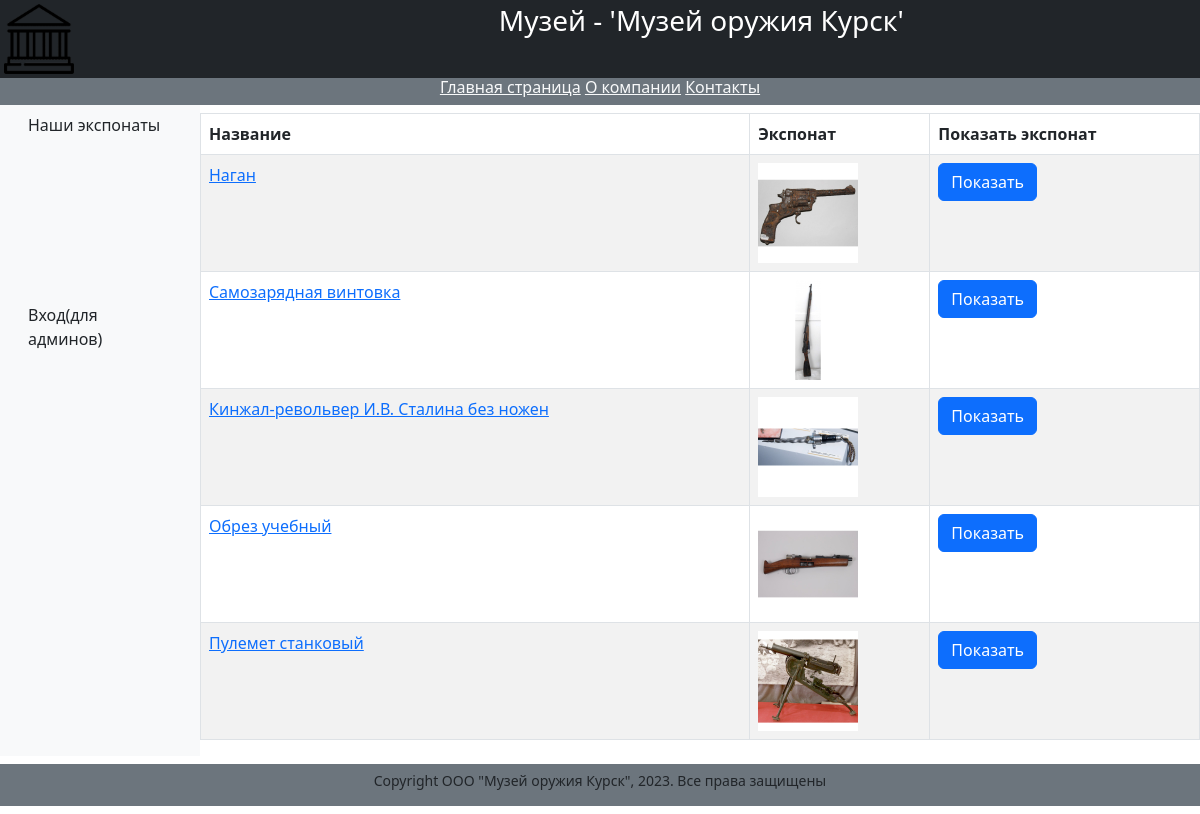
The page /books/ on the database its author committed.
### catalog/models.py (models this page shows, shortened)
class Gun(models.Model):
    title = models.CharField(max_length=200,
    help_text="Введите название книги",
    verbose_name="Название книги")
    summary = models.TextField(max_length=1000,
    help_text="Введите краткое описание книги",
    verbose_name="Аннотация книги")
    photo = models.ImageField(upload_to='images',
    help_text="Введите изображение обложки",
    verbose_name="Изображение обложки")

### catalog/views.py (the view)
# urls.py: path('books/', views.BookListView.as_view(), name='books-list'),
class BookListView(ListView):
    model = Gun
    context_object_name = 'gun'
    paginate_by = 10

### templates/catalog/gun_list.html (shortened to what this page needs)
{% extends "catalog/base.html" %}
{% block content %}
<div class="row text-center text-dark lh-2">
</div>
{% if gun %}
<table class="table table-striped table-bordered text-start">
<thead>
<tr>
<th>Название</th>
<th>Экспонат</th>
<th>Показать экспонат</th>
</tr>
</thead>
<tbody>
{% for obj in gun %}
<tr>
<td><a href="{{ obj.id }}">{{ obj.title }} </a></td>
<td><img src="{{ obj.photo.url }}" alt="connect"
style="max-height:100px"></td>
<td><a href="{{ obj.photo.url}}"
class="btn btn-primary"
target="_blank"> Показать</a></td>
</tr>
{% endfor %}
</tbody>
</table>
{% else %}
<p>В базе данных нет экземпляров</p>
{% endif %}
{% endblock %}

### templates/catalog/base.html (shortened to what this page needs)
<!DOCTYPE html>
<html lang="en">
<head>
{% load static %}
<link rel="stylesheet" href="/static/css/bootstrap.min.css" >
</head>
<body>
<div class="container-fluid p-1 bg-dark text-white text-center">
<div class="row">
<div class="col-2 text-start">
<img src="{% static 'images/p100.png' %}" width="70" height="70">
</div>
<div class="col-10 ">
<h3>Музей - 'Музей оружия Курск'</h3>
</div>
</div>
</div>
<div class="container-fluid">
<div class="row bg-warning text-center">
<div class="container-fluid">
<div class="row bg-secondary text-center">
<h6>
<a class="text-light" href="{% url 'index' %}">Главная страница</a>
<a class="text-light" href="{% url 'about' %}">О компании</a>
<a class="text-light" href="{% url 'contact' %}">Контакты</a>
</h6>
</div>
</div>
</div>
</div>
<div class="container-fluid">
<div class="row text-start text-body">
<div class="col-2 bg-light">
 {% block sidebar %}
 <nav class="nav flex-column">
 <a class="nav-link text-body" href="{% url 'books-list' %}">Наши экспонаты</a>
 {% if user.is_authenticated %}
 <a class="nav-link text-body" style="margin-top: 150px"
 href="{% url 'logout'%}?next={{request.path}}">Выход</a>
 <div>Вошел админ: {{ user.get_username }}</div>
 <a class="nav-link text-body"
 href="/authors_add/{{authors_add}}">Добавить экспонат</a>
 <a class="nav-link text-body"
 href="{% url 'edit_authors' %}">Редактировать экспонаты</a>
 {% else %}
 <a class="nav-link text-body" style="margin-top: 150px"
 href="{% url 'login'%}?next={{request.path}}">Вход(для админов)</a>
 {% endif %}
</nav>
{% endblock sidebar %}
</div>
<div class="col-10" >
<div class="row text-center">
{% block content%}
{% endblock content %}
</div>
</div>
</div>
</div>
<div class="container-fluid">
<div class="row bg-secondary text-center text-dark small lh-sm pt-2 my-2">
{% block footer %}
<p>Copyright ООО "Музей оружия Курск",
2023. Все права защищены</p>
{% endblock footer%}
</div>
</div>
</body>
</html>
</html>

### rows shown on the page
Gun: title "Наган", photo (picture)
Gun: title "Самозарядная винтовка", photo (picture)
Gun: title "Кинжал-револьвер И.В. Сталина без ножен", photo (picture)
Gun: title "Обрез учебный", photo (picture)
Gun: title "Пулемет станковый", photo (picture)
